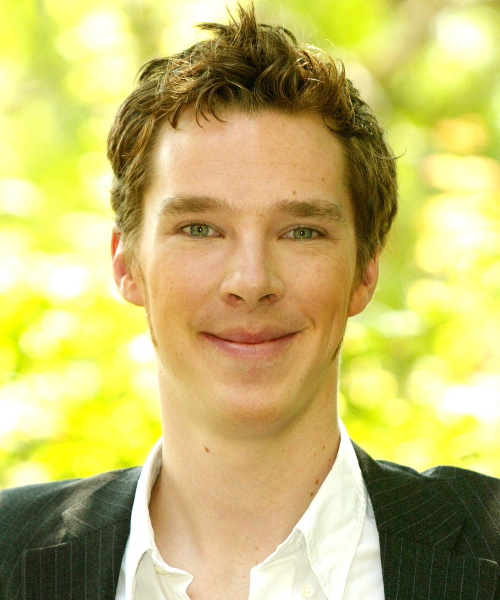
#> input picture server/test_images/benedict_cumberbatch1.jpg, 1000 x 1200 px (shown at 1/2 size)
$ python util.py
#> lines starting #> are read from the running program, lines starting #| are printed output that depends on the picture
### server/wavelet.py
import numpy as np
import pywt
import cv2


def w2d(img, mode='haar', level=1):
    imArray = img
    # Datatype conversions
    # convert to grayscale
    imArray = cv2.cvtColor(imArray, cv2.COLOR_RGB2GRAY)
    # convert to float
    imArray = np.float32(imArray)
    imArray /= 255;
    # compute coefficients
    coeffs = pywt.wavedec2(imArray, mode, level=level)

    # Process Coefficients
    coeffs_H = list(coeffs)
    coeffs_H[0] *= 0;

    # reconstruction
    imArray_H = pywt.waverec2(coeffs_H, mode);
    imArray_H *= 255;
    imArray_H = np.uint8(imArray_H)

    return imArray_H

### server/util.py
import joblib
import cv2
import json
import numpy as np
import base64
from wavelet import w2d

__class_name_to_number = {}
__class_number_to_name = {}
__model = None


def classify_image(image_base64_data, file_path=None):
    imgs = get_cropped_image_if_2_eyes(file_path, image_base64_data)
    result = []
    for img in imgs:
        scalled_raw_img = cv2.resize(img, (32, 32))
        img_har = w2d(img, 'db1', 5)
        scalled_img_har = cv2.resize(img_har, (32, 32))
        combined_img = np.vstack((scalled_raw_img.reshape(32 * 32 * 3, 1), scalled_img_har.reshape(32 * 32, 1)))
        len_image_array = (32 * 32 * 3) + (32 * 32)
        # converting to float because it is needed for APIs coming on
        final = combined_img.reshape(1, len_image_array).astype(float)
        result.append({
            "class": class_number_to_name(__model.predict(final)[0]),
            "class_probability": np.round(__model.predict_proba(final) * 100, 2).tolist()[0],
            "class_dictionary": __class_name_to_number
        })
    return result


def load_saved_artifacts():
    print("loading saved artifacts...start")
    global __class_name_to_number
    global __class_number_to_name
    with open("./artifacts/class_dictionary.json", "r") as f:
#> (reads server/artifacts/class_dictionary.json from the repository)
        __class_name_to_number = json.load(f)
        __class_number_to_name = {v: k for k, v in __class_name_to_number.items()}
    global __model
    if __model is None:
        with open('./artifacts/saved_model.pkl', 'rb') as f:
#> (reads server/artifacts/saved_model.pkl from the repository)
            __model = joblib.load(f)
    print("loading saved artifacts...done")


def class_number_to_name(class_number):
    return __class_number_to_name[class_number]


def get_cv2_image_from_base64_string(b64str):
    encoded_data = b64str.split(',')[1]
    nparr = np.frombuffer(base64.b64decode(encoded_data), np.uint8)
    img = cv2.imdecode(nparr, cv2.IMREAD_COLOR)
    return img


def get_cropped_image_if_2_eyes(image_path, image_base64_data):
#> called with image_path = './test_images/benedict_cumberbatch1.jpg'
    face_cascade = cv2.CascadeClassifier('./opencv/haarcascades/haarcascade_frontalface_default.xml')
    eye_cascade = cv2.CascadeClassifier('./opencv/haarcascades/haarcascade_eye.xml')
    if image_path:
        img = cv2.imread(image_path)
#> img is the input picture: shape (1200, 1000, 3); mean B, G, R 108.9, 186.8, 198.1
    else:
        img = get_cv2_image_from_base64_string(image_base64_data)
    gray = cv2.cvtColor(img, cv2.COLOR_BGR2GRAY)
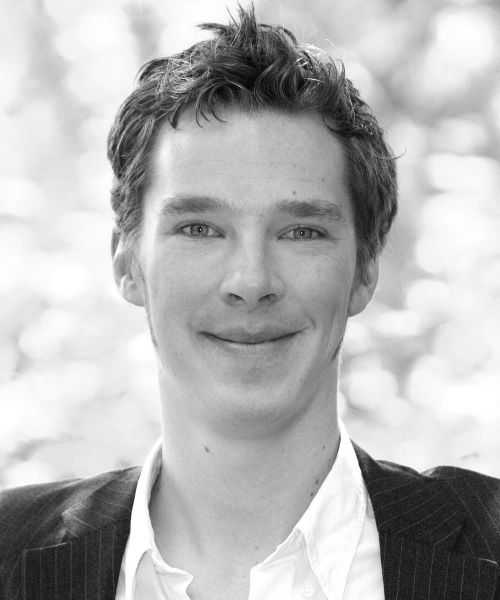
#> gray: shape (1200, 1000) (shown at 1/2 size); min 0, max 255, mean 181.3
    faces = face_cascade.detectMultiScale(gray, 1.3, 5)
#> faces = [[207, 229, 590, 590]]
    cropped_faces = []
    for (x, y, w, h) in faces:
        roi_gray = gray[y:y + h, x:x + w]
        roi_color = img[y:y + h, x:x + w]
        eyes = eye_cascade.detectMultiScale(roi_gray)
        if len(eyes) >= 2:
            cropped_faces.append(roi_color)
#> this loop made 1 pass
#> (x, y, w, h, eyes) on pass 1: (207, 229, 590, 590, [[120, 170, 121, 121], [344, 189, 103, 103]])
#> pass 1, in get_cropped_image_if_2_eyes, `roi_gray = gray[y:y + h, x:x + w]`:
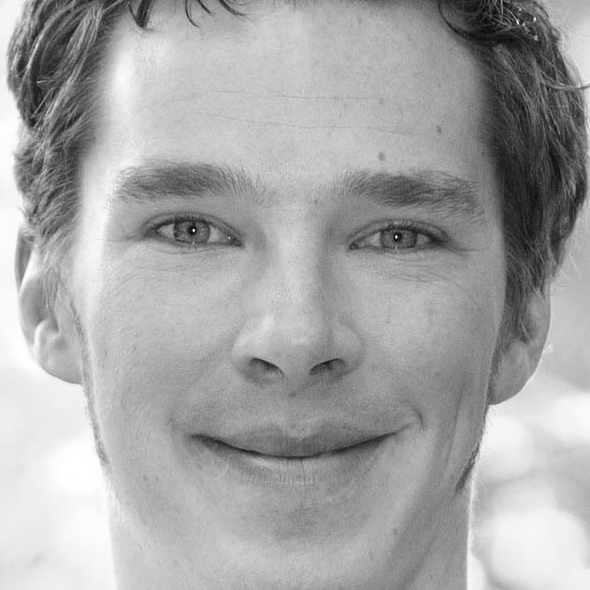
#> roi_gray: shape (590, 590); min 1, max 255, mean 165.9
#> pass 1, in get_cropped_image_if_2_eyes, `roi_color = img[y:y + h, x:x + w]`:
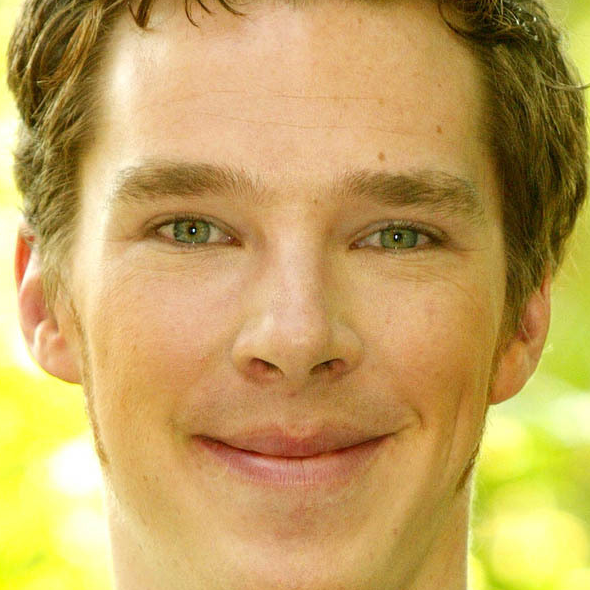
#> roi_color: shape (590, 590, 3); mean B, G, R 94.2, 164, 196.8
#> after the loop, cropped_faces = 1 item
    return cropped_faces


if __name__ == "__main__":
    load_saved_artifacts()
    print(classify_image(None, "./test_images/benedict_cumberbatch1.jpg"))
#> the loop in classify_image, `for img in imgs:` made 1 pass
#> len_image_array on pass 1: 4096
#> pass 1, in classify_image, `scalled_raw_img = cv2.resize(img, (32, 32))`:
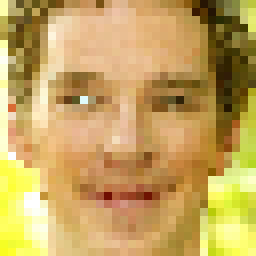
#> scalled_raw_img: shape (32, 32, 3) (shown 8 times larger); mean B, G, R 94.7, 164.7, 197.4
#> pass 1, in w2d, `imArray = cv2.cvtColor(imArray, cv2.COLOR_RGB2GRAY)`:
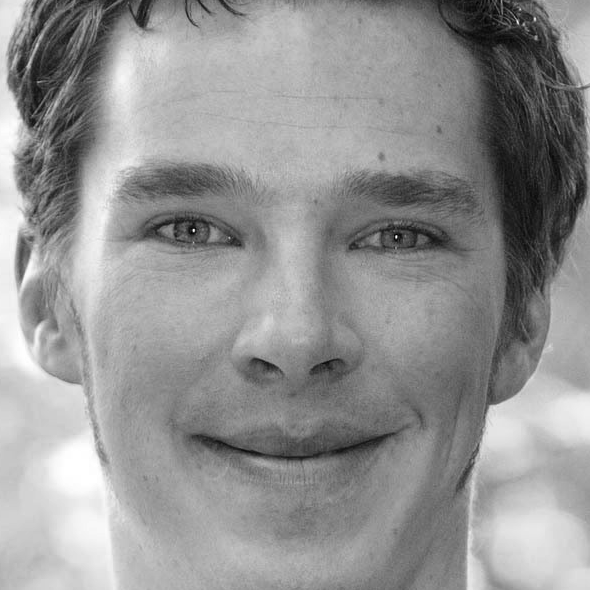
#> imArray: shape (590, 590); min 1, max 255, mean 146.9
#> after the loop in classify_image, `for img in imgs:`:
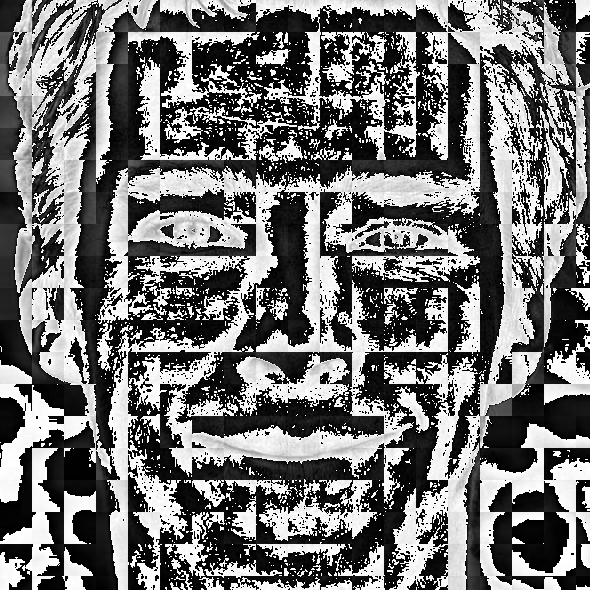
#> img_har: shape (590, 590); min 0, max 255, mean 115.3
